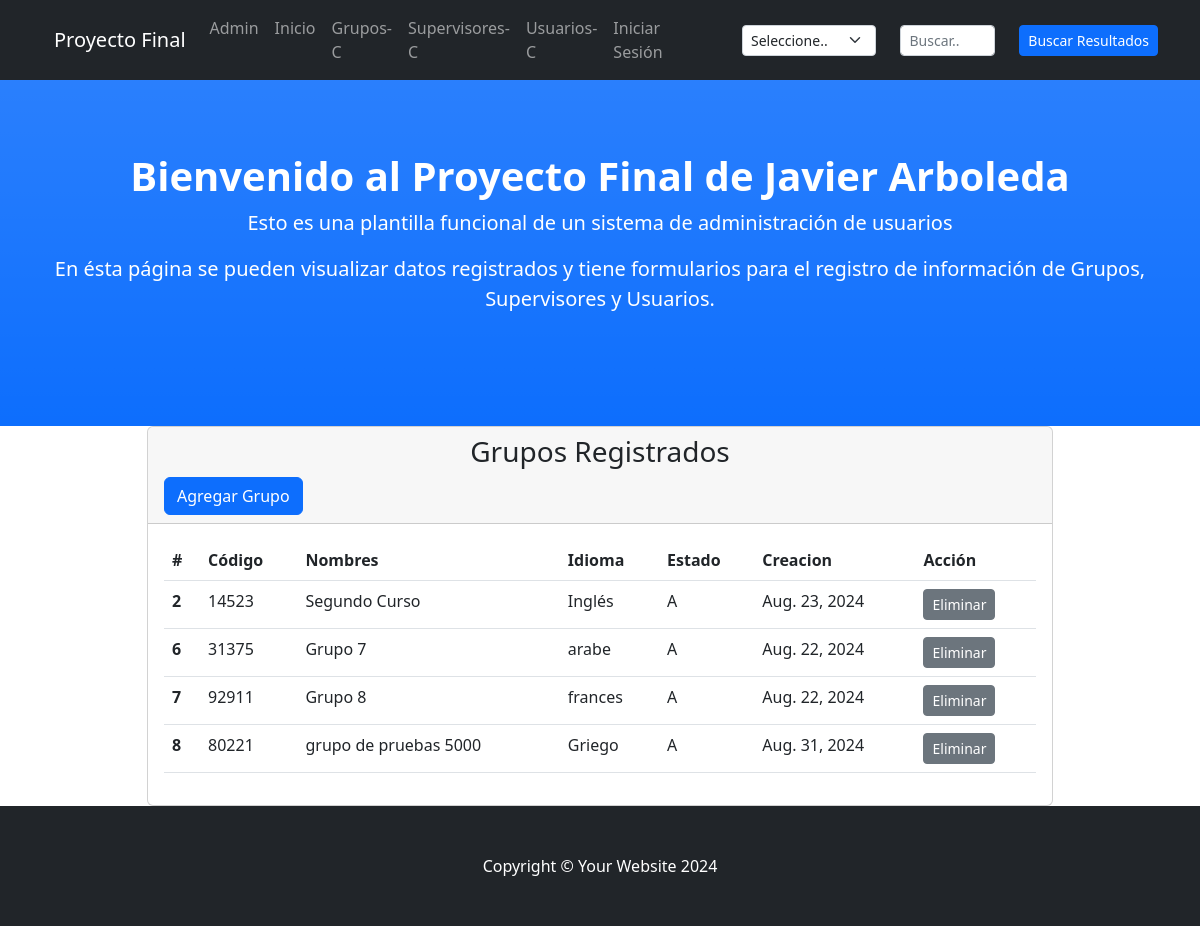
/gruposClist/, run on an earlier commit of the app's database.
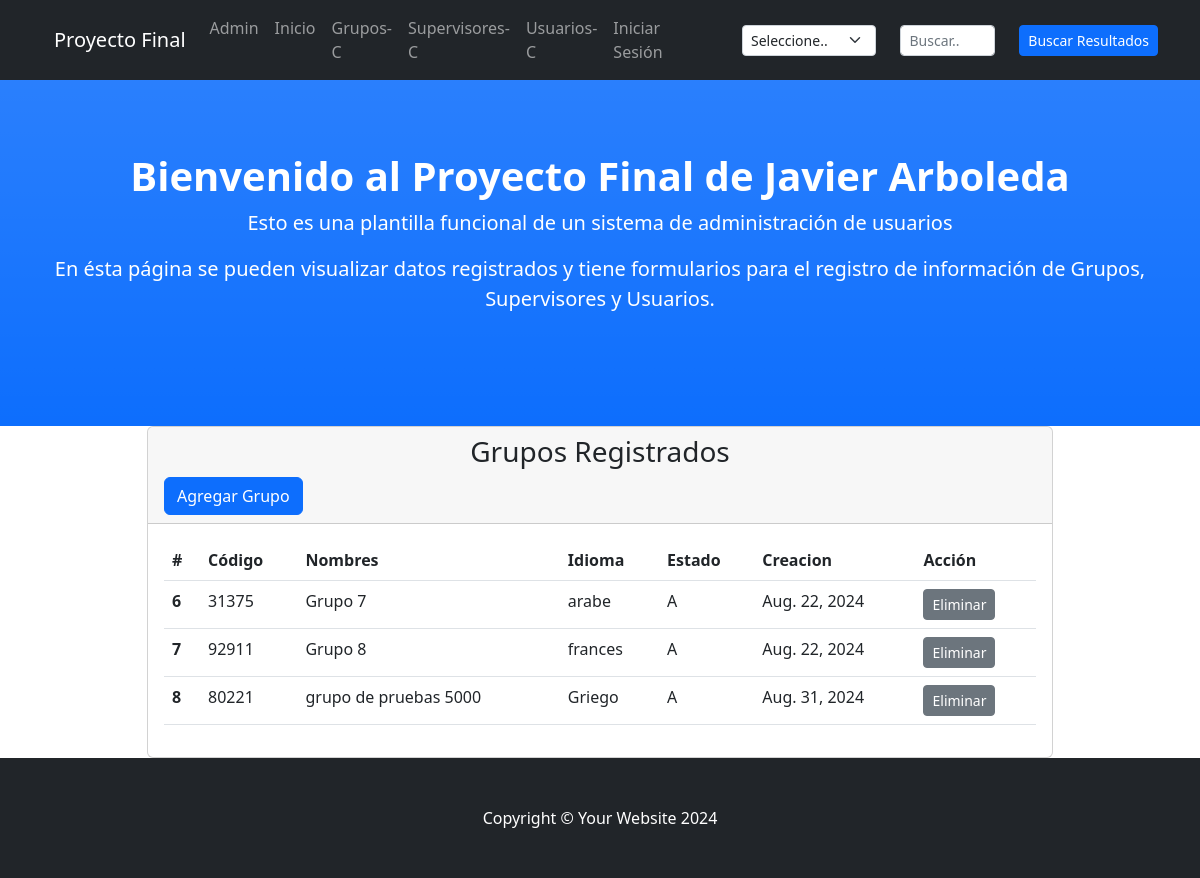
And on a later commit of the database.
### miAplicacion/models.py (models this page shows, shortened)
class Grupos(models.Model):
    codigo = models.IntegerField(
        validators=[
            MinValueValidator(10000),
            MaxValueValidator(99999)
        ],
        unique=True
    )
    nombre = models.CharField(max_length=50)
    idioma = models.CharField(max_length=20)
    estado = models.CharField(max_length=1)
    creacion = models.DateField()

### miAplicacion/views_clases.py (the view)
# urls.py: path('gruposClist/', gruposClist.as_view(), name='gruposClist'),
class gruposClist(ListView):
    model = Grupos
    template_name = 'miAplicacion/vistasClases/grupos.html'

### miAplicacion/templates/miaplicacion/vistasClases/grupos.html (shortened to what this page needs)
<!DOCTYPE html>
<html lang="en">
<head>
</head>
<body>
    {% extends "miAplicacion/index.html" %}
    {% load static %}
    {% block bloqueGrupos %}
    <div class="container px-4">
        <div class="row gx-4 justify-content-center">
            <div class="col-lg-10">
                <div class="card">
                    <div class="card-header">
                        <h3 class="text-center bottom-line">Grupos Registrados</h3>
                        <a type="button" class="btn btn-primary" href="{% url 'gruposForm' %}">Agregar Grupo</a>
                    </div>
                    <div class="card-body">
                        <table class="table">
                            <thead>
                                <tr>
                                    <th scope="col">#</th>
                                    <th scope="col">Código</th>
                                    <th scope="col">Nombres</th>
                                    <th scope="col">Idioma</th>
                                    <th scope="col">Estado</th>
                                    <th scope="col">Creacion</th>
                                    <th scope="col">Acción</th>
                                </tr>
                            </thead>
                            <tbody>
                                {% for grupo in object_list %}
                                    <tr>
                                        <th scope="row">{{ grupo.id }}</th>
                                        <td>{{ grupo.codigo }}</td>
                                        <td>{{ grupo.nombre }}</td>
                                        <td>{{ grupo.idioma }}</td>
                                        <td>{{ grupo.estado }}</td>
                                        <td>{{ grupo.creacion }}</td>
                                        <td>
                                            <a type="button" class="btn btn-sm btn-secondary" href="{% url 'gruposCborrar' grupo.id %}">Eliminar</a>
                                        </td>
                                    </tr>
                                {% endfor %}
                            </tbody>
                        </table>
                    </div>
                </div>
            </div>
        </div>
    </div>
    {% endblock %}

What changed in the data, as far as the page shows it:
removed Grupos: id "2", codigo "14523", nombre "Segundo Curso", idioma "Inglés", estado "A", creacion "Aug. 23, 2024"
